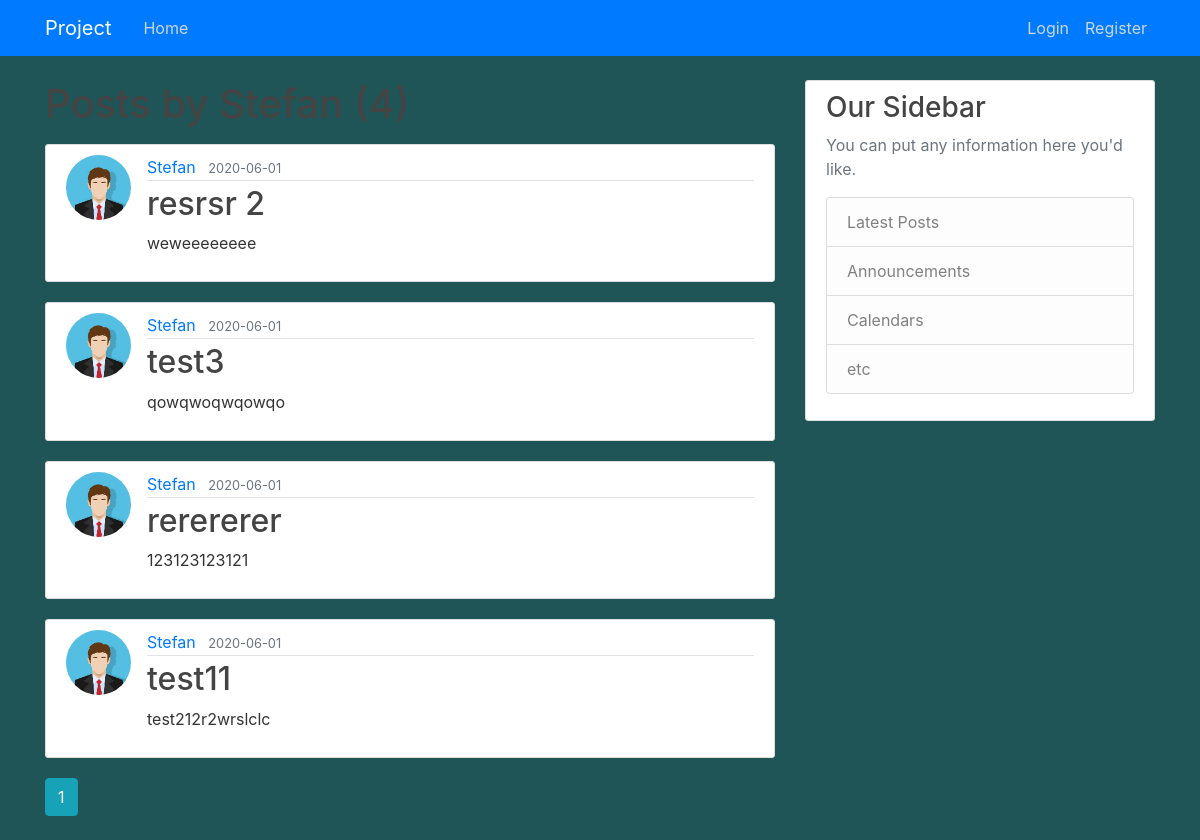
Page /user/Stefan on the committed database.
### proekt/models.py (models this page shows, shortened)
class Post(db.Model):
    id = db.Column(db.Integer, primary_key=True)
    title = db.Column(db.String(50), nullable=False)
    date_posted = db.Column(db.DateTime, nullable=False, default=datetime.utcnow)
    content = db.Column(db.Text, nullable=False)
    user_id = db.Column(db.Integer, db.ForeignKey('user.id'), nullable=False)

class User(db.Model, UserMixin):
    id = db.Column(db.Integer, primary_key=True)
    username = db.Column(db.String(20), unique=True, nullable=False)
    email=db.Column(db.String(120),unique=True, nullable=False)
    image_file = db.Column(db.String(20), nullable=False, default='default.jpg')
    password = db.Column(db.String(30), nullable=False)
    posts = db.relationship('Post', backref='author', lazy=True)

### proekt/routes.py (the view)
@app.route("/user/<string:username>")
def user_posts(username):
    page = request.args.get('page', 1, type=int)
    user = User.query.filter_by(username=username).first_or_404()
    posts = Post.query.filter_by(author=user)\
        .order_by(Post.date_posted.desc())\
        .paginate(page=page, per_page=5)
    return render_template('user_posts.html', posts=posts, user=user)

### proekt/templates/user_posts.html
{% extends "layout.html" %}
{% block content %}
    <h1 class="mb-3">Posts by {{ user.username }} ({{ posts.total }})</h1>
    {% for post in posts.items %}
        <article class="media content-section">
          <img class="rounded-circle article-img" src="{{ url_for('static', filename='img/' + post.author.image_file) }}">
          <div class="media-body">
            <div class="article-metadata">
              <a class="mr-2" href="{{ url_for('user_posts', username=post.author.username) }}">{{ post.author.username }}</a>
              <small class="text-muted">{{ post.date_posted.strftime('%Y-%m-%d') }}</small>
            </div>
            <h2><a class="article-title" href="{{ url_for('post', post_id=post.id) }}">{{ post.title }}</a></h2>
            <p class="article-content">{{ post.content }}</p>
          </div>
        </article>
    {% endfor %}
    {% for page_num in posts.iter_pages(left_edge=1, right_edge=1, left_current=1, right_current=2) %}
      {% if page_num %}
        {% if posts.page == page_num %}
          <a class="btn btn-info mb-4" href="{{ url_for('user_posts', username=user.username, page=page_num) }}">{{ page_num }}</a>
        {% else %}
          <a class="btn btn-outline-info mb-4" href="{{ url_for('user_posts', username=user.username, page=page_num) }}">{{ page_num }}</a>
        {% endif %}
      {% else %}
        ...
      {% endif %}
    {% endfor %}
{% endblock content %}

### proekt/static/css.css (style rules this page uses)
body { background: black; color: #333333; margin-top: 5rem; }
h1, h2, h3, h4, h5, h6 { color: #444444; }
.content-section { background: #ffffff; padding: 10px 20px; border: 1px solid #dddddd; border-radius: 3px; margin-bottom: 20px; }
.article-title { color: #444444; }
.article-content { white-space: pre-line; }
.article-img { height: 65px; width: 65px; margin-right: 16px; }
.article-metadata { padding-bottom: 1px; margin-bottom: 4px; border-bottom: 1px solid #e3e3e3 }

### rows in the picture
Post: image_file (placeholder picture), author.username "Stefan", date_posted "2020-06-01", title "resrsr 2", content "weweeeeeeee"
Post: image_file (placeholder picture), author.username "Stefan", date_posted "2020-06-01", title "test3", content "qowqwoqwqowqo"
Post: image_file (placeholder picture), author.username "Stefan", date_posted "2020-06-01", title "rerererer", content "123123123121"
Post: image_file (placeholder picture), author.username "Stefan", date_posted "2020-06-01", title "test11", content "test212r2wrslclc"

### other values in the picture
{{ page_num }} "1"
